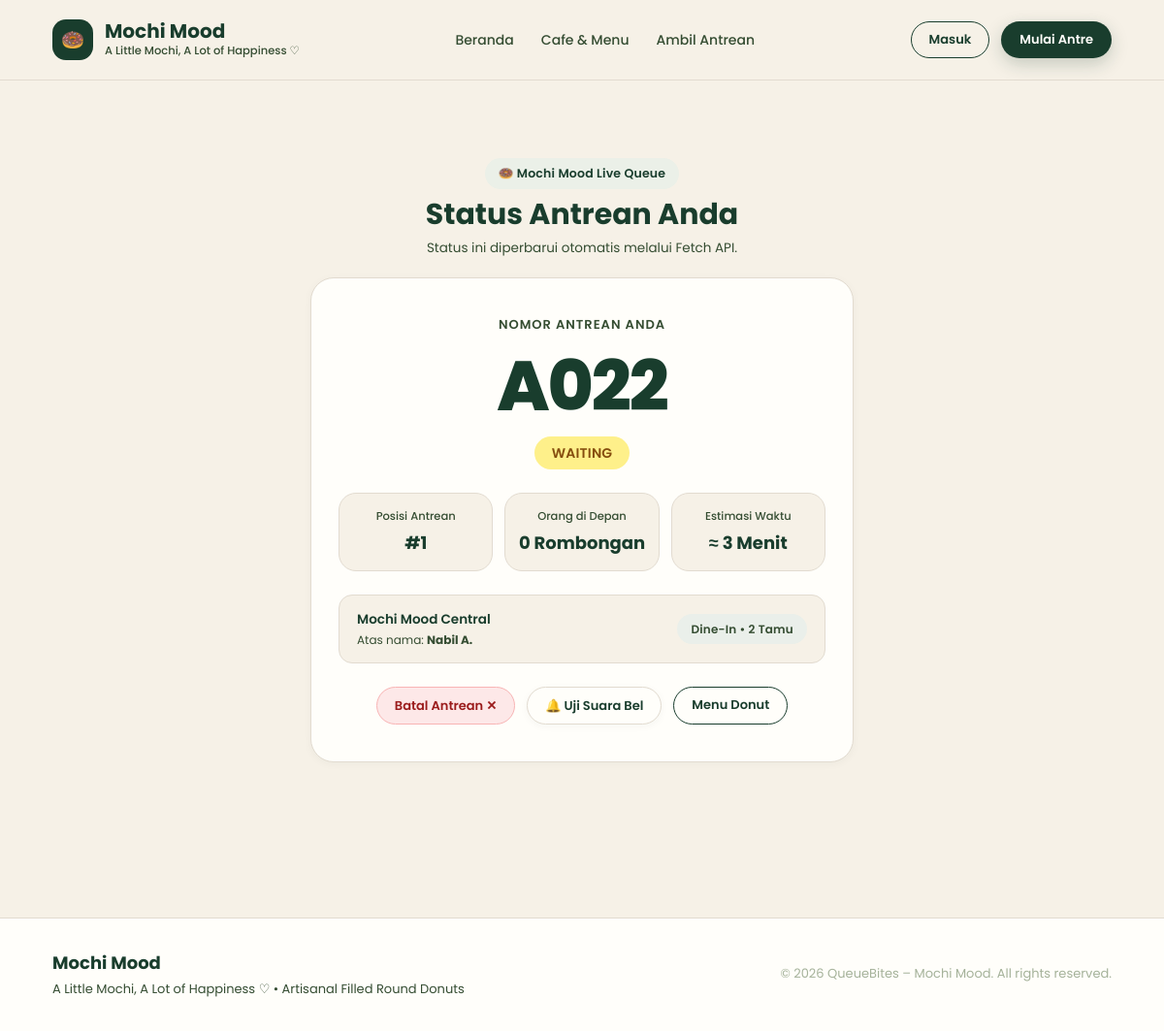
The page /index.php?url=queues/status&id=1 on the database its author committed.
### tables this page shows
CREATE TABLE `queues` (
    `id` INT UNSIGNED NOT NULL AUTO_INCREMENT,
    `user_id` INT UNSIGNED NOT NULL,
    `restaurant_id` INT UNSIGNED NOT NULL,
    `queue_number` VARCHAR(20) NOT NULL COMMENT 'Nomor antrean (contoh: A023)',
    `people_count` INT UNSIGNED NOT NULL DEFAULT 1,
    `type` ENUM('dine_in', 'takeaway') NOT NULL DEFAULT 'dine_in' COMMENT 'Jenis antrean',
    `customer_name` VARCHAR(100) NULL,
    `customer_phone` VARCHAR(50) NULL,
    `status` ENUM('waiting', 'called', 'serving', 'completed', 'cancelled') NOT NULL DEFAULT 'waiting',
    `queue_date` DATE NOT NULL,
    `created_at` DATETIME NOT NULL DEFAULT CURRENT_TIMESTAMP,
    `updated_at` DATETIME NOT NULL DEFAULT CURRENT_TIMESTAMP ON UPDATE CURRENT_TIMESTAMP,
    PRIMARY KEY (`id`),
    UNIQUE KEY `uq_restaurant_date_number` (`restaurant_id`, `queue_date`, `queue_number`),
    INDEX `idx_queues_user_id` (`user_id`),
    INDEX `idx_queues_restaurant_date_status` (`restaurant_id`, `queue_date`, `status`),
    CONSTRAINT `fk_queues_user` FOREIGN KEY (`user_id`) REFERENCES `users` (`id`) ON DELETE CASCADE ON UPDATE CASCADE,
    CONSTRAINT `fk_queues_restaurant` FOREIGN KEY (`restaurant_id`) REFERENCES `restaurants` (`id`) ON DELETE CASCADE ON UPDATE CASCADE
);

### app/controllers/BaseController.php (called while the page is built, shortened)
<?php
abstract class BaseController
{
    protected function view(string $viewPath, array $data = []): void
    {
        extract($data, EXTR_SKIP);
        $file = dirname(__DIR__) . '/views/' . ltrim($viewPath, '/') . '.php';
        require $file;
    }
}

### app/controllers/QueueController.php (called while the page is built, shortened)
<?php
require_once __DIR__ . '/BaseController.php';
require_once __DIR__ . '/../models/Queue.php';
class QueueController extends BaseController
{
    protected Queue $queueModel;
    public function __construct()
    {
        $this->queueModel = new Queue();
    }
    public function status(): void
    {
        $id = isset($_GET['id']) ? (int)$_GET['id'] : (int)($_SESSION['active_queue_id'] ?? 0);
        $queue = $this->queueModel->getById($id);
        $position    = $this->queueModel->getUserQueuePosition($id);
        $peopleAhead = $this->queueModel->getPeopleAhead($id);
        $estMinutes  = $this->queueModel->getEstimatedWaitMinutes($id);
        $this->view('queues/status', [
            'queue'       => $queue,
            'position'    => $position,
            'peopleAhead' => $peopleAhead,
            'estMinutes'  => $estMinutes
        ]);
    }
}

### public/index.php (called while the page is built, shortened)
<?php
require_once dirname(__DIR__) . '/config/database.php';
$router = require_once dirname(__DIR__) . '/routes/web.php';
try {
    $router->dispatch();
} catch (Throwable $e) {
    http_response_code(500);
    if (isset($_SERVER['HTTP_ACCEPT']) && str_contains($_SERVER['HTTP_ACCEPT'], 'application/json')) {
        header('Content-Type: application/json; charset=utf-8');
        echo json_encode([
            'success' => false,
            'status'  => 500,
            'error'   => $e->getMessage(),
            'file'    => basename($e->getFile()),
            'line'    => $e->getLine()
        ], JSON_PRETTY_PRINT | JSON_UNESCAPED_UNICODE);
        exit;
    }
    echo '<!DOCTYPE html><html lang="id"><head><meta charset="utf-8">';
    echo '<title>500 – Kesalahan Server</title>';
    echo '<style>';
    echo 'body{font-family:-apple-system,BlinkMacSystemFont,"Segoe UI",Roboto,sans-serif;background:#FFF5F5;color:#991B1B;padding:40px 20px;}';
    echo '.card{max-width:650px;margin:40px auto;background:#FFFFFF;border:1px solid #FECACA;border-radius:16px;padding:32px;box-shadow:0 10px 25px rgba(0,0,0,0.05);}';
    echo 'h2{margin-top:0;color:#DC2626;}';
    echo 'pre{background:#FEF2F2;padding:12px;border-radius:8px;font-size:13px;overflow-x:auto;}';
    echo '.btn{display:inline-block;padding:10px 20px;background:#DC2626;color:#FFF;text-decoration:none;border-radius:8px;font-weight:600;margin-top:14px;}';
    echo '</style></head><body>';
    echo '<div class="card">';
    echo '<h2>⚠️ Terjadi Kesalahan Sistem (HTTP 500)</h2>';
    echo '<p><strong>Pesan Kesalahan:</strong> ' . htmlspecialchars($e->getMessage()) . '</p>';
    echo '<pre>File: ' . htmlspecialchars(basename($e->getFile())) . ' (Line: ' . (int)$e->getLine() . ')</pre>';
    echo '<a href="javascript:history.back()" class="btn">← Kembali</a>';
    echo '</div></body></html>';
    exit;
}

### index.php (called while the page is built)
<?php
require_once __DIR__ . '/public/index.php';

### config/database.php (called while the page is built, shortened)
<?php
class Database
{
    private static string $host     = 'localhost';
    private static string $dbName   = 'queuebites';
    private static string $username = 'root';
    private static string $password = '';
    private static int    $port     = 3306;
    private static string $charset  = 'utf8mb4';
    private static ?PDO $instance = null;
    public static function getConnection(): PDO
    {
        if (self::$instance === null) {
            $host     = getenv('DB_HOST') !== false ? getenv('DB_HOST') : self::$host;
            $dbName   = getenv('DB_NAME') !== false ? getenv('DB_NAME') : self::$dbName;
            $username = getenv('DB_USER') !== false ? getenv('DB_USER') : self::$username;
            $password = getenv('DB_PASS') !== false ? getenv('DB_PASS') : self::$password;
            $port     = getenv('DB_PORT') !== false ? (int)getenv('DB_PORT') : self::$port;
            $charset  = self::$charset;
            $mysqlDsn = "mysql:host={$host};port={$port};dbname={$dbName};charset={$charset}";
            $options = [
                PDO::ATTR_ERRMODE            => PDO::ERRMODE_EXCEPTION,
                PDO::ATTR_DEFAULT_FETCH_MODE => PDO::FETCH_ASSOC,
                PDO::ATTR_EMULATE_PREPARES   => false,
            ];
            try {
                self::$instance = new PDO($mysqlDsn, $username, $password, $options);
                self::ensureSchemaMysql(self::$instance);
            } catch (Throwable $e) {
                error_log('[Database Fallback] MySQL unavailable (' . $e->getMessage() . '). Switching to SQLite fallback.');
                $sqliteDir = dirname(__DIR__) . '/database';
                if (!is_dir($sqliteDir)) {
                    @mkdir($sqliteDir, 0777, true);
                }
                $sqlitePath = $sqliteDir . '/queuebites.sqlite';
                $sqliteDsn = "sqlite:" . $sqlitePath;
                try {
                    self::$instance = new PDO($sqliteDsn, null, null, [
                        PDO::ATTR_ERRMODE            => PDO::ERRMODE_EXCEPTION,
                        PDO::ATTR_DEFAULT_FETCH_MODE => PDO::FETCH_ASSOC,
                    ]);
                    self::$instance->sqliteCreateFunction('NOW', function() { return date('Y-m-d H:i:s'); });
                    self::$instance->sqliteCreateFunction('CURDATE', function() { return date('Y-m-d'); });
                    self::$instance->sqliteCreateFunction('curdate', function() { return date('Y-m-d'); });
                    self::$driverUsed = 'sqlite';
                    self::ensureSchemaSqlite(self::$instance);
                } catch (Throwable $sqliteErr) {
                    throw new PDOException("Gagal menginisialisasi database: " . $sqliteErr->getMessage());
                }
            }
        }
        return self::$instance;
    }
    private static function ensureSchemaMysql(PDO $pdo): void
    {
        try {
            $cols = $pdo->query("SHOW COLUMNS FROM `queues` LIKE 'type'")->fetchAll();
        } catch (Throwable $t) {
        }
    }
}

### app/models/Queue.php (called while the page is built, shortened)
<?php
require_once __DIR__ . '/../../config/database.php';
class Queue
{
    protected PDO $db;
    protected string $table = 'queues';
    public function __construct(?PDO $db = null)
    {
        $this->db = $db ?? Database::getConnection();
    }
    public function getById(int $id): ?array
    {
        $sql = "
            SELECT
                q.id,
                q.user_id,
                q.restaurant_id,
                q.queue_number,
                q.people_count,
                COALESCE(q.type, 'dine_in') AS type,
                COALESCE(q.customer_name, u.name) AS customer_name,
                COALESCE(q.customer_phone, u.phone) AS customer_phone,
                q.status,
                q.queue_date,
                q.created_at,
                q.updated_at,
                u.name AS user_name,
                u.email AS user_email,
                r.name AS restaurant_name,
                r.address AS restaurant_address
            FROM {$this->table} q
            JOIN users u ON q.user_id = u.id
            JOIN restaurants r ON q.restaurant_id = r.id
            WHERE q.id = :id
            LIMIT 1
        ";
        $stmt = $this->db->prepare($sql);
        $stmt->execute([':id' => $id]);
        $result = $stmt->fetch();
        return $result ?: null;
    }
    public function getUserQueuePosition(int $queueId): int
    {
        $current = $this->getById($queueId);
        $sql = "
            SELECT COUNT(*) AS position
            FROM {$this->table}
            WHERE restaurant_id = :restaurant_id
              AND queue_date = :queue_date
              AND status = :status
              AND id <= :id
        ";
        $stmt = $this->db->prepare($sql);
        $stmt->execute([
            ':restaurant_id' => $current['restaurant_id'],
            ':queue_date'    => $current['queue_date'],
            ':status'        => self::STATUS_WAITING,
            ':id'            => $queueId,
        ]);
        $row = $stmt->fetch();
        return (int)($row['position'] ?? 1);
    }
    public function getPeopleAhead(int $queueId): int
    {
        $pos = $this->getUserQueuePosition($queueId);
        return max(0, $pos - 1);
    }
    public function getEstimatedWaitMinutes(int $queueId): int
    {
        $pos = $this->getUserQueuePosition($queueId);
        return max(3, $pos * 3);
    }
}

### app/views/queues/status.php (the view, shortened to what this page needs)
<?php
include __DIR__ . '/../layouts/header.php';
?>
<div class="container" style="padding: 40px 24px 80px;">
  <div class="queue-box">
    <div style="margin-bottom: 20px;">
      <span class="badge badge-sage" style="margin-bottom: 8px;">
        🍩 Mochi Mood Live Queue
      </span>
      <h1 style="font-size: 30px; margin-bottom: 4px;">Status Antrean Anda</h1>
      <p style="font-size: 13.5px; color: var(--dark-olive);">
        Status ini diperbarui otomatis melalui Fetch API. <span id="queue_loading_icon" style="display:none;">🔄</span>
      </p>
    </div>
    <div class="card" style="padding: 38px 28px;">
      <div style="font-size: 13px; font-weight: 600; color: var(--dark-olive); text-transform: uppercase; letter-spacing: 1px;">
        Nomor Antrean Anda
      </div>
      <div class="queue-code-large">
        <?= htmlspecialchars($queue['queue_number']) ?>
      </div>
      <div style="margin-bottom: 22px;">
        <span class="badge badge-<?= $queue['status'] ?>" id="queue_status_badge" style="font-size: 14px; padding: 6px 18px;">
          <?= strtoupper($queue['status']) ?>
        </span>
      </div>
      <div class="queue-kpi-grid">
        <div class="queue-kpi-box">
          <div class="queue-kpi-lbl">Posisi Antrean</div>
          <div class="queue-kpi-val" id="queue_position_val">
            <?= $position > 0 ? '#' . $position : '-' ?>
          </div>
        </div>
        <div class="queue-kpi-box">
          <div class="queue-kpi-lbl">Orang di Depan</div>
          <div class="queue-kpi-val" id="queue_ahead_val">
            <?= (int)$peopleAhead ?> Rombongan
          </div>
        </div>
        <div class="queue-kpi-box">
          <div class="queue-kpi-lbl">Estimasi Waktu</div>
          <div class="queue-kpi-val" id="queue_wait_val">
            ≈ <?= (int)$estMinutes ?> Menit
          </div>
        </div>
      </div>
      <div style="background-color: var(--warm-cream); border-radius: 14px; padding: 14px 18px; text-align: left; border: 1px solid var(--border-color); margin-bottom: 24px; display: flex; justify-content: space-between; align-items: center; flex-wrap: wrap; gap: 8px;">
        <div>
          <div style="font-size: 13.5px; font-weight: 600; color: var(--deep-forest-green);">
            Mochi Mood Central
          </div>
          <div style="font-size: 12px; color: var(--dark-olive);">
            Atas nama: <strong><?= htmlspecialchars($queue['customer_name'] ?? $queue['user_name'] ?? 'Pelanggan') ?></strong>
          </div>
        </div>
        <span class="badge badge-olive" style="font-size: 12px;">
          <?= ($queue['type'] ?? 'dine_in') === 'takeaway' ? 'Takeaway' : 'Dine-In' ?> • <?= $queue['people_count'] ?> Tamu
        </span>
      </div>
      <div style="display: flex; gap: 12px; justify-content: center; flex-wrap: wrap;">
        <?php if ($queue['status'] === 'waiting'): ?>
          <button type="button" class="btn btn-danger btn-sm" onclick="QueueBites.cancelQueue(<?= (int)$queue['id'] ?>)">
            Batal Antrean ✕
          </button>
        <?php endif; ?>
        <button type="button" class="btn btn-white btn-sm" onclick="QueueBites.playChime()" title="Uji Suara Bel Panggilan">
          🔔 Uji Suara Bel
        </button>
        <a href="index.php?url=restaurants/detail" class="btn btn-secondary btn-sm">
          Menu Donut
        </a>
      </div>
    </div>
  </div>
</div>
<?php include __DIR__ . '/../layouts/footer.php'; ?>

### public/css/style.css (style rules this page uses)
:root { --warm-cream: #F6F1E7; --warm-cream-alt: #ECE6DA; --deep-forest-green: #193D2D; --deep-forest-green-hover: #112A1F; --dark-olive: #354D32; --soft-white: #FFFEFA; --muted-sage: #A5B29A; --muted-sage-light: #EBF0E8; --border-color: #E2DBD0; --border-subtle: rgba(165, 178, 154, 0.4); --radius-sm: 10px; --radius-md: 18px; --radius-lg: 24px; --radius-pill: 9999px; --shadow-sm: 0 2px 8px rgba(25, 61, 45, 0.04); --shadow-md: 0 8px 24px rgba(25, 61, 45, 0.07); --shadow-lg: 0 16px 36px rgba(25, 61, 45, 0.12); }
*, *::before, *::after { box-sizing: border-box; margin: 0; padding: 0; }
body { font-family: 'Poppins', sans-serif !important; background-color: var(--warm-cream); color: var(--deep-forest-green); line-height: 1.6; -webkit-font-smoothing: antialiased; min-height: 100vh; display: flex; flex-direction: column; }
h1, h2, h3, h4, h5, h6 { font-family: 'Poppins', sans-serif !important; color: var(--deep-forest-green); font-weight: 700; line-height: 1.25; }
a { color: inherit; text-decoration: none; transition: all 0.2s ease; }
.container { width: 100%; max-width: 1140px; margin: 0 auto; padding: 0 24px; }
.btn { display: inline-flex; align-items: center; justify-content: center; gap: 8px; font-family: 'Poppins', sans-serif !important; font-size: 14.5px; font-weight: 600; padding: 12px 28px; border-radius: var(--radius-pill); cursor: pointer; transition: all 0.25s ease; border: 1.5px solid transparent; text-decoration: none; }
.btn-secondary { background-color: transparent; color: var(--deep-forest-green) !important; border-color: var(--deep-forest-green); }
.btn-white { background-color: var(--soft-white); color: var(--deep-forest-green) !important; border-color: var(--border-color); box-shadow: var(--shadow-sm); }
.btn-danger { background-color: #FDE8E8; color: #9B1C1C !important; border-color: #F8B4B4; }
.btn-sm { padding: 8px 18px; font-size: 13px; }
.badge { display: inline-flex; align-items: center; gap: 6px; padding: 6px 14px; border-radius: var(--radius-pill); font-size: 12.5px; font-weight: 600; letter-spacing: 0.2px; }
.badge-sage { background-color: var(--muted-sage-light); color: var(--deep-forest-green); }
.badge-olive { background-color: #EAEFEA; color: var(--dark-olive); }
.badge-waiting { background-color: #FEF08A; color: #854D0E; }
.card { background-color: var(--soft-white); border-radius: var(--radius-lg); border: 1px solid var(--border-color); padding: 28px; box-shadow: var(--shadow-sm); transition: transform 0.2s ease, box-shadow 0.2s ease; }
.queue-box { max-width: 560px; margin: 40px auto 80px; text-align: center; }
.queue-code-large { font-size: 72px; font-weight: 800; color: var(--deep-forest-green); line-height: 1; letter-spacing: -2px; margin: 16px 0; }
.queue-kpi-grid { display: grid; grid-template-columns: repeat(3, 1fr); gap: 12px; margin: 24px 0; }
.queue-kpi-box { background-color: var(--warm-cream); border: 1px solid var(--border-color); border-radius: var(--radius-md); padding: 14px 8px; }
.queue-kpi-lbl { font-size: 11.5px; color: var(--dark-olive); font-weight: 500; margin-bottom: 4px; }
.queue-kpi-val { font-size: 18px; font-weight: 700; color: var(--deep-forest-green); }

### rows shown on the page
queues: queue_number "A022", status "WAITING", people_count "2"

### other values the page prints
$position "1"
$peopleAhead "0"
$estMinutes "3"
$queue['customer_name'] "Nabil A."
